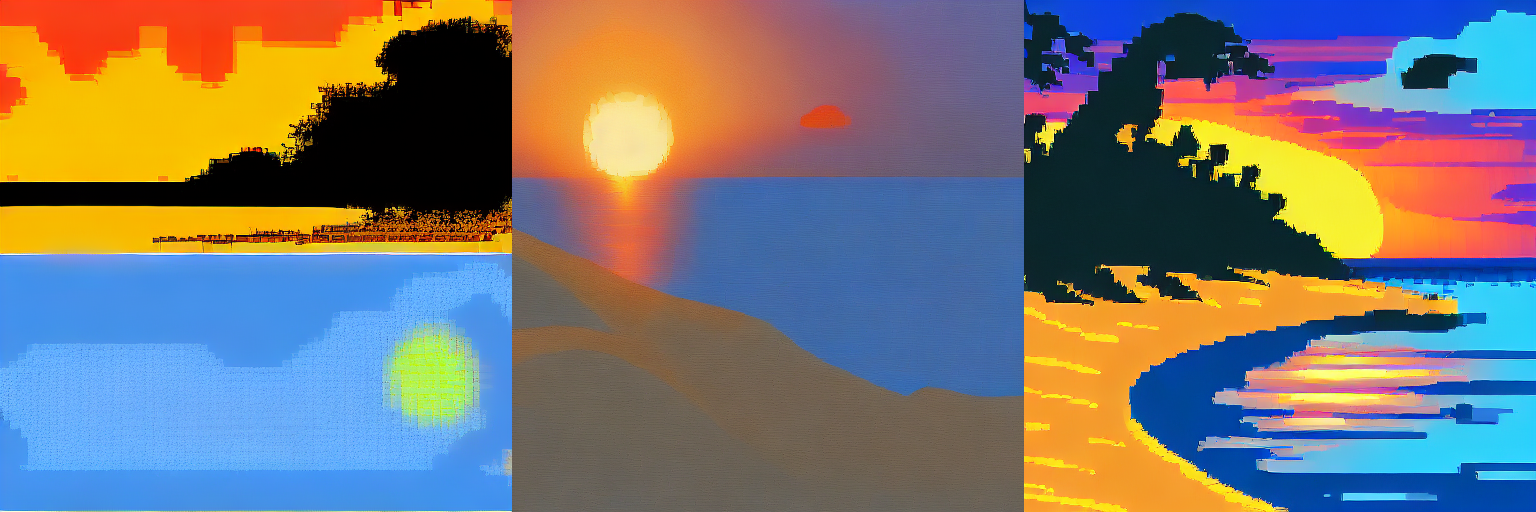
#> input picture Lab9/finalreport/images/beach sunset500.png, 1536 x 512 px, found by its file name; its folder holds only this picture in this run
$ jupyter execute split.ipynb
#> lines starting #> are read from the running program, lines starting #| are printed output that depends on the picture
[cell 1]
from PIL import Image
import os

def split_image_into_three(image_path, output_dir):
    """
    주어진 이미지 파일을 가로로 3등분하여 output_dir에 저장합니다.

    Args:
        image_path (str): 분할할 이미지 파일의 경로.
        output_dir (str): 분할된 이미지를 저장할 디렉토리 경로.
    """
#> called with image_path = './images/beach sunset500.png', output_dir = './images_split'
    try:
        # 이미지 열기
        img = Image.open(image_path)
#> img is the input picture: PIL image 1536x512 RGB; mean R, G, B 122.9, 117.5, 115.2
        width, height = img.size
#> width = 1536; height = 512
        single_width = width // 3
#> single_width = 512

        # 출력 디렉토리 없으면 생성
        if not os.path.exists(output_dir):
            os.makedirs(output_dir)

        # 3개로 분할하여 저장
        for i in range(3):
            left = i * single_width
            right = (i + 1) * single_width if i < 2 else width  # 마지막 조각은 남은 모든 부분
            box = (left, 0, right, height)
            cropped_img = img.crop(box)
            base_name = os.path.basename(image_path)
            name, ext = os.path.splitext(base_name)
            output_path = os.path.join(output_dir, f"{name}_part{i+1}{ext}")
            cropped_img.save(output_path)
            print(f"Saved: {output_path}")
#> this loop made 3 passes
#> pass 1, in split_image_into_three, `cropped_img = img.crop(box)`:
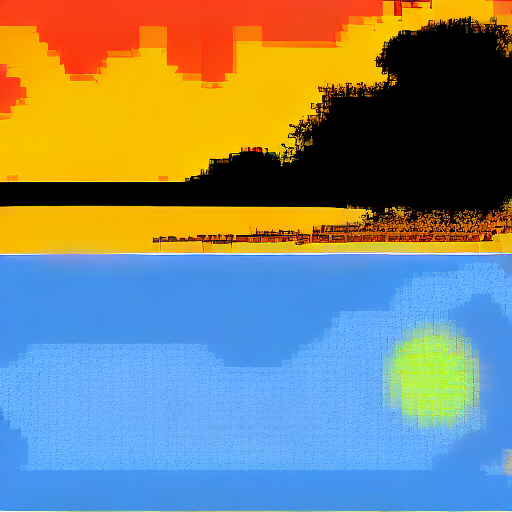
#> cropped_img: PIL image 512x512 RGB; mean R, G, B 125.9, 132.5, 121.6
#> pass 2, in split_image_into_three, `cropped_img = img.crop(box)`:
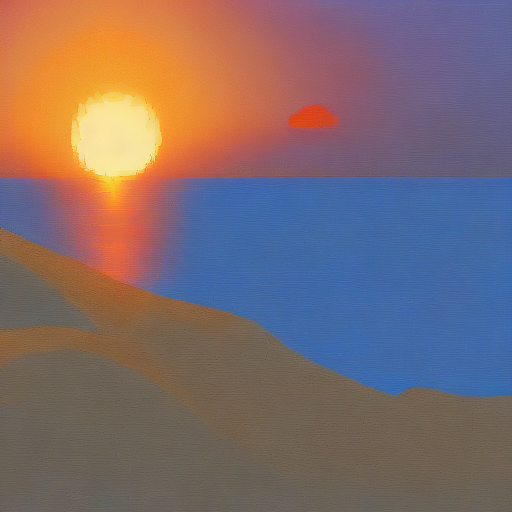
#> cropped_img: PIL image 512x512 RGB; mean R, G, B 126.7, 106.5, 107.7
#> pass 3, in split_image_into_three, `cropped_img = img.crop(box)`:
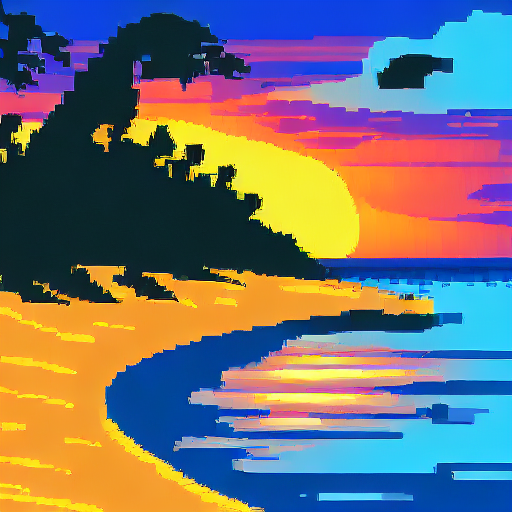
#> cropped_img: PIL image 512x512 RGB; mean R, G, B 115.9, 113.5, 116.4
    except Exception as e:
        print(f"Error processing {image_path}: {e}")

def split_images_in_folder(input_folder, output_folder):
    """
    입력 폴더 내의 모든 이미지를 가로로 3등분하여 출력 폴더에 저장합니다.

    Args:
        input_folder (str): 분할할 이미지들이 있는 폴더 경로.
        output_folder (str): 분할된 이미지를 저장할 폴더 경로.
    """
    # 출력 디렉토리 없으면 생성
    if not os.path.exists(output_folder):
        os.makedirs(output_folder)

    # 입력 폴더 내의 모든 파일 순회
    for filename in os.listdir(input_folder):
        if filename.lower().endswith(('.png', '.jpg', '.jpeg', '.bmp', '.gif')):
            image_path = os.path.join(input_folder, filename)
            print(f"Processing: {image_path}")
            split_image_into_three(image_path, output_folder)

$ run again, on Lab9/finalreport/images/cat300.png
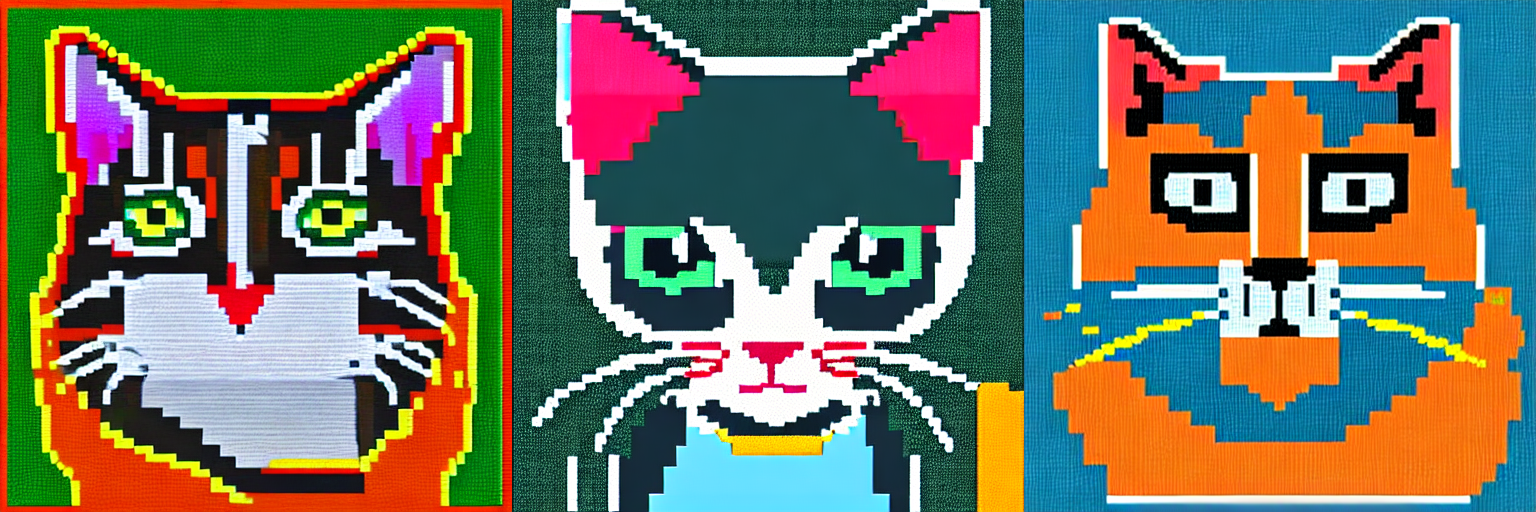
#> input picture Lab9/finalreport/images/cat300.png, 1536 x 512 px, found by its file name
#> in split_image_into_three, img is the input picture: PIL image 1536x512 RGB; mean R, G, B 115.8, 116.4, 97.8
#> the loop in split_image_into_three, `for i in range(3):` made 3 passes
#> pass 1, in split_image_into_three, `cropped_img = img.crop(box)`:
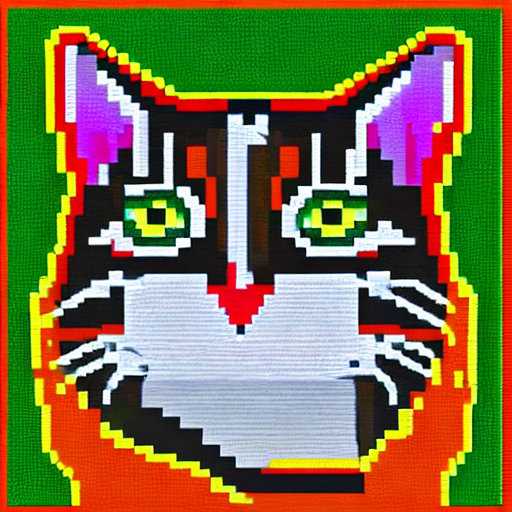
#> cropped_img: PIL image 512x512 RGB; mean R, G, B 123.9, 113.2, 72.2
#> pass 3, in split_image_into_three, `cropped_img = img.crop(box)`:
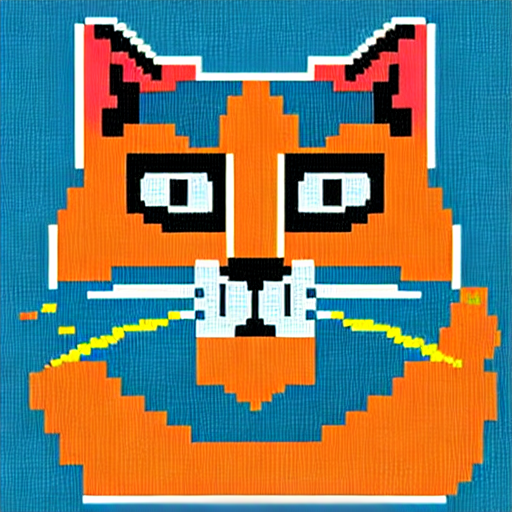
#> cropped_img: PIL image 512x512 RGB; mean R, G, B 121.6, 123.4, 107

$ run again, on Lab9/finalreport/images/cat400.png
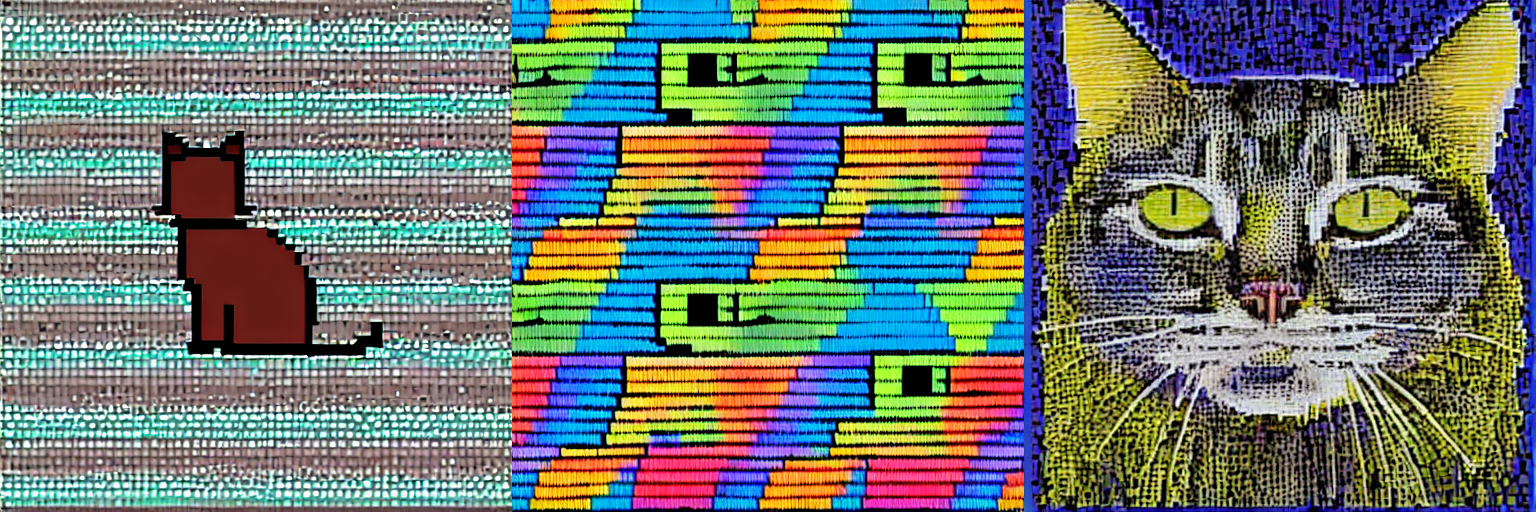
#> input picture Lab9/finalreport/images/cat400.png, 1536 x 512 px, found by its file name
#> in split_image_into_three, img is the input picture: PIL image 1536x512 RGB; mean R, G, B 110, 121.2, 112
#> the loop in split_image_into_three, `for i in range(3):` made 3 passes
#> pass 1, in split_image_into_three, `cropped_img = img.crop(box)`:
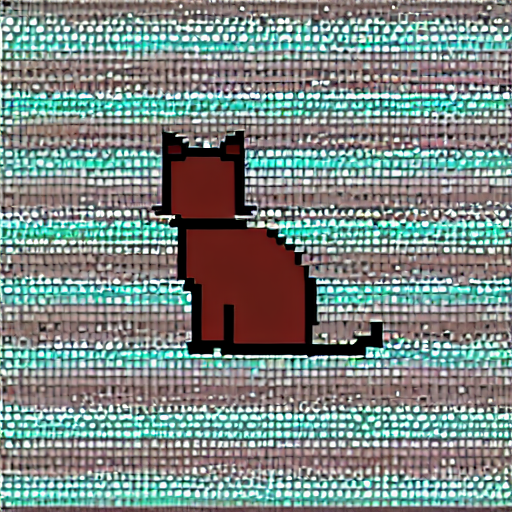
#> cropped_img: PIL image 512x512 RGB; mean R, G, B 124.1, 138.1, 134.1
#> pass 3, in split_image_into_three, `cropped_img = img.crop(box)`:
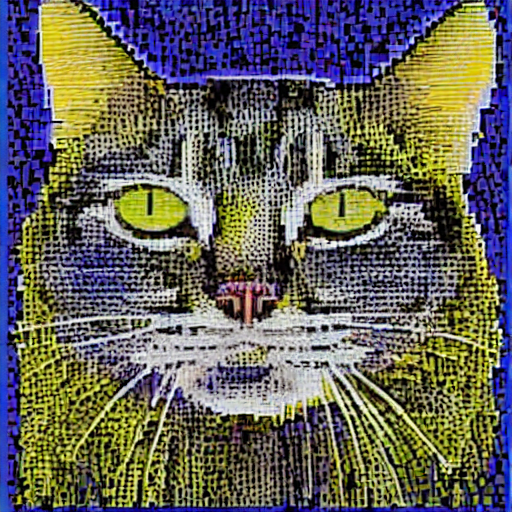
#> cropped_img: PIL image 512x512 RGB; mean R, G, B 100.7, 98.8, 91.6

$ run again, on Lab9/finalreport/images/cat500.png
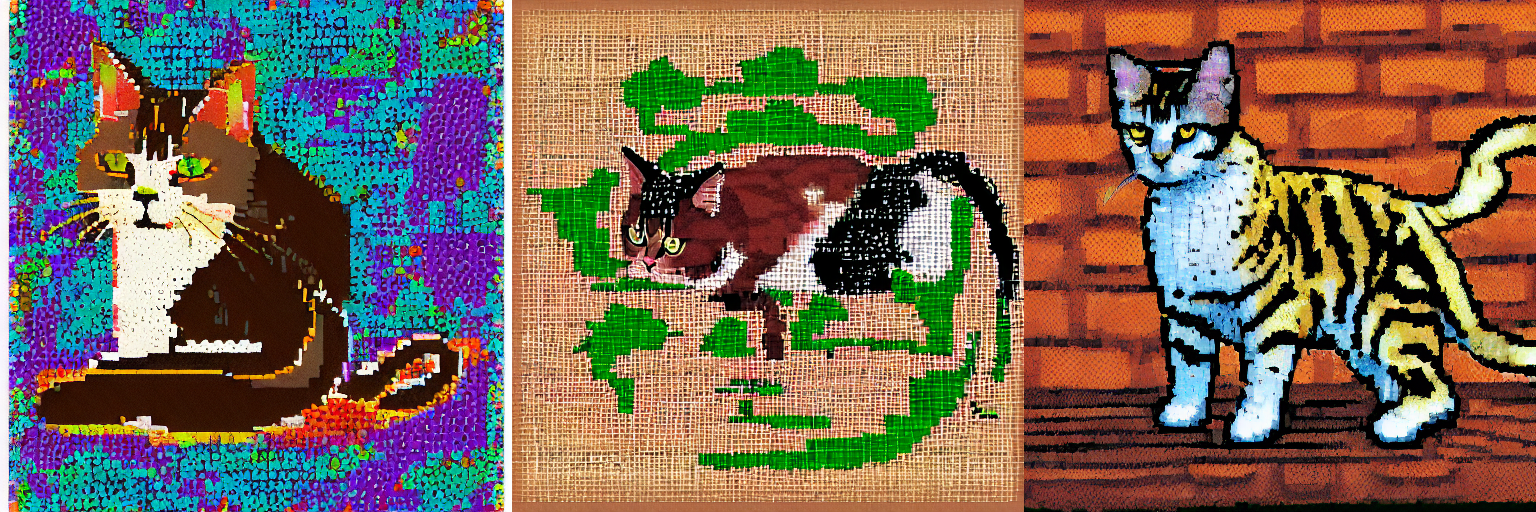
#> input picture Lab9/finalreport/images/cat500.png, 1536 x 512 px, found by its file name
#> in split_image_into_three, img is the input picture: PIL image 1536x512 RGB; mean R, G, B 121.8, 103.2, 86.3
#> the loop in split_image_into_three, `for i in range(3):` made 3 passes
#> pass 1, in split_image_into_three, `cropped_img = img.crop(box)`:
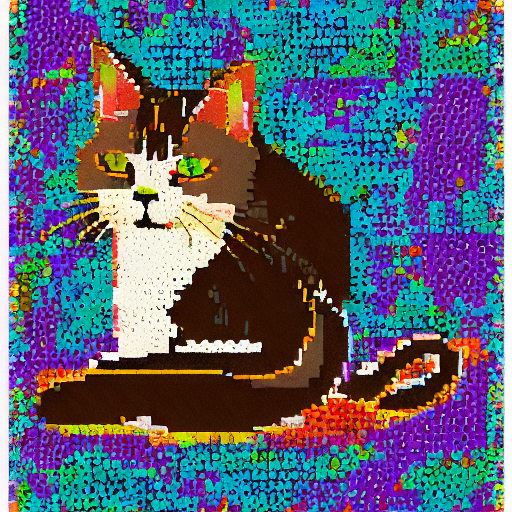
#> cropped_img: PIL image 512x512 RGB; mean R, G, B 89.2, 97, 116.5
#> pass 3, in split_image_into_three, `cropped_img = img.crop(box)`:
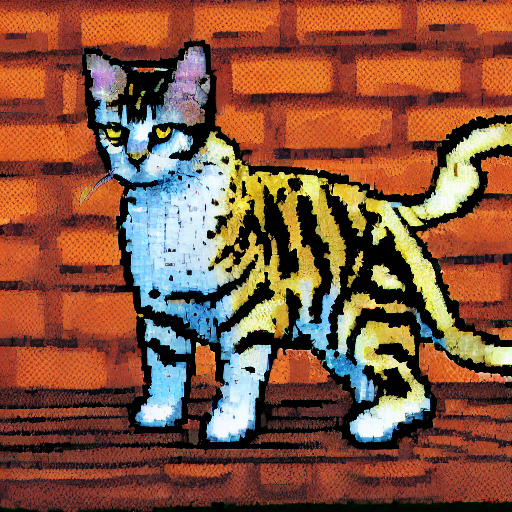
#> cropped_img: PIL image 512x512 RGB; mean R, G, B 132.5, 85.5, 63.1

$ run again, on Lab9/finalreport/images/cat0.png
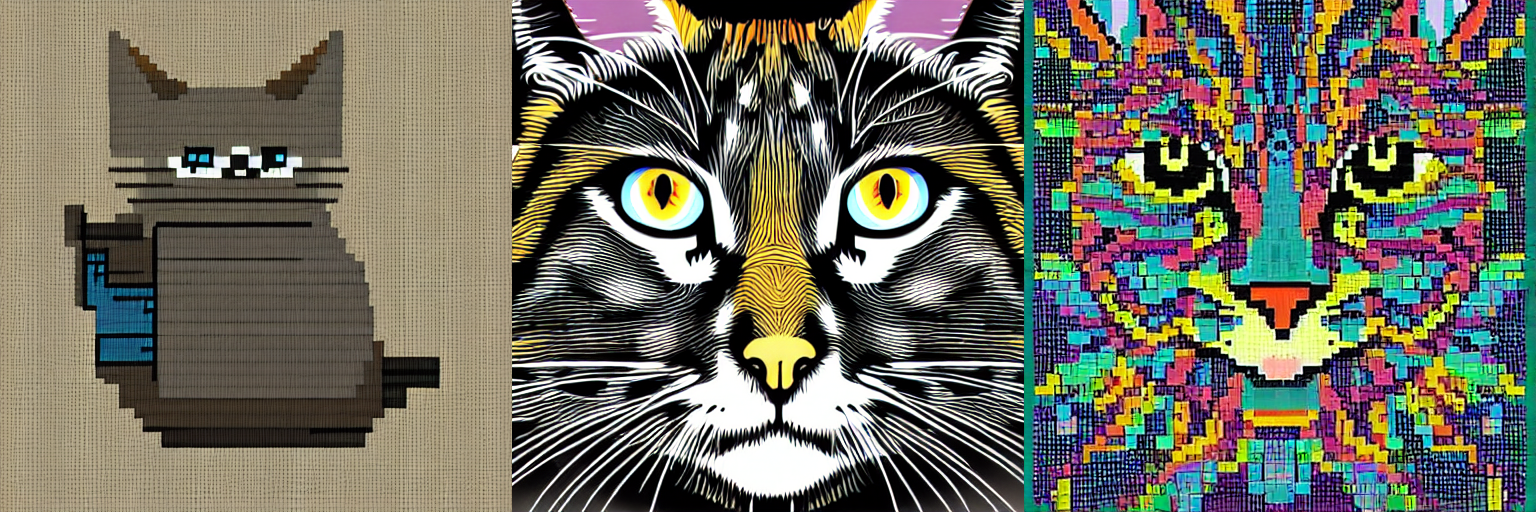
#> input picture Lab9/finalreport/images/cat0.png, 1536 x 512 px, found by its file name
#> in split_image_into_three, img is the input picture: PIL image 1536x512 RGB; mean R, G, B 110.6, 109.1, 95.5
#> the loop in split_image_into_three, `for i in range(3):` made 3 passes
#> pass 1, in split_image_into_three, `cropped_img = img.crop(box)`:
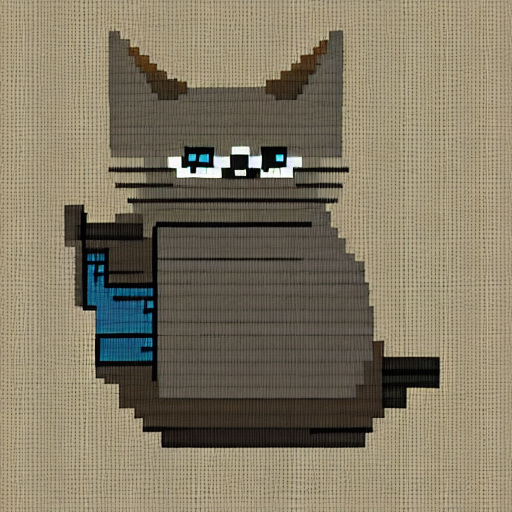
#> cropped_img: PIL image 512x512 RGB; mean R, G, B 130.3, 121.5, 100.8
#> pass 3, in split_image_into_three, `cropped_img = img.crop(box)`:
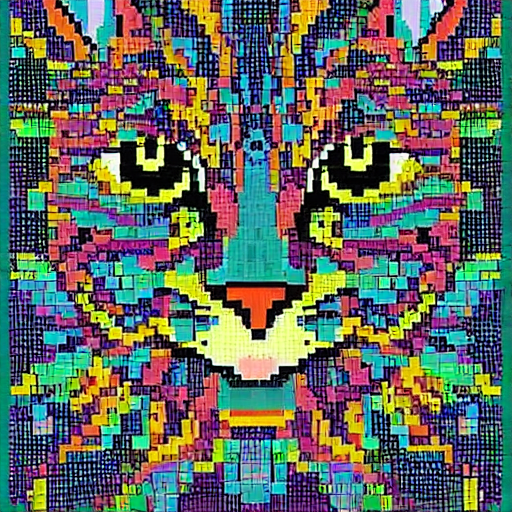
#> cropped_img: PIL image 512x512 RGB; mean R, G, B 97.2, 105.1, 95.2
